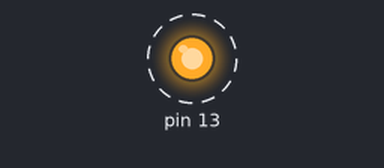
Recording of a sketch running on a simulated Arduino Mega 2560, built with avr-gcc and run on an emulated ATmega2560. On the bench: output pins drawn as LEDs (lit = HIGH). Dashed ring = blinking. What the sketch prints to the serial monitor is not drawn.

Above: at 0.5 s.
Timing chart, 0 to 4.6 s (numbered marks = the images above):
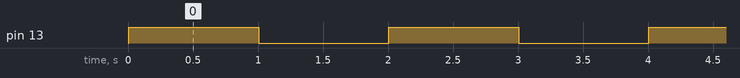

Measured:
- by itself, pin 13: alternates HIGH for 1.0 s and LOW for 1.0 s

The sketch:

MegaSerialTest.ino
```cpp
#include <avr/io.h>
#include <util/delay.h>
#include "usart.h"

int main(void){
  //Serial.begin(9600);
  //Serial.println("Hello, Mega.");
  int ubrr = Usart::getUBRR(9600);
  Usart::USART_init(ubrr);
  Usart::putString("Hello\n");

  DDRB |= _BV(PORTB7);

  while(1){
    PORTB ^= _BV(PORTB7);
    _delay_ms(1000);
  }


  return 0;
}
//void setup(){
//  Serial.begin(9600);
//  Serial.println("Hello, Mega.");
//}
//
//void loop(){
//
//}
```

usart.cpp
```cpp
#include <avr/io.h>
#include "usart.h"

int Usart::getUBRR(int baud){
  unsigned long fosc = 16000000;
  return (fosc/(16*(unsigned long)baud)-1);
}

int Usart::getUBRR(int baud, unsigned long fosc){
  return (fosc/(16*(unsigned long)baud)-1);
}

void Usart::USART_init(unsigned int ubrr){
  UBRR0H = (ubrr>>8);
  UBRR0L = ubrr;
  UCSR0B = _BV(RXEN0)|_BV(TXEN0)|_BV(RXCIE0);
  UCSR0C = (3<<UCSZ00);
}

void Usart::USART_Transmit(unsigned char data){
  loop_until_bit_is_set(UCSR0A,UDRE0);
  UDR0 = data;
}

char Usart::USART_recv(void)
{
  while(!(UCSR0A & (1<<RXC0)));
  return UDR0;
}

void Usart::putString(char msg[])
{
  int i;
  for(i=0;msg[i];i++){
    USART_Transmit(msg[i]);
  }
}
```

usart.h
```cpp
#ifndef _USART_H
#define _USART_H

class Usart{
public:
  static void USART_init(unsigned int ubrr);
  static void USART_Transmit(unsigned char data);
  static char USART_recv(void);
  static void putString(char msg[]);
  static int getUBRR(int baud);
  static int getUBRR(int baud,unsigned long fosc);
};

#endif
```
